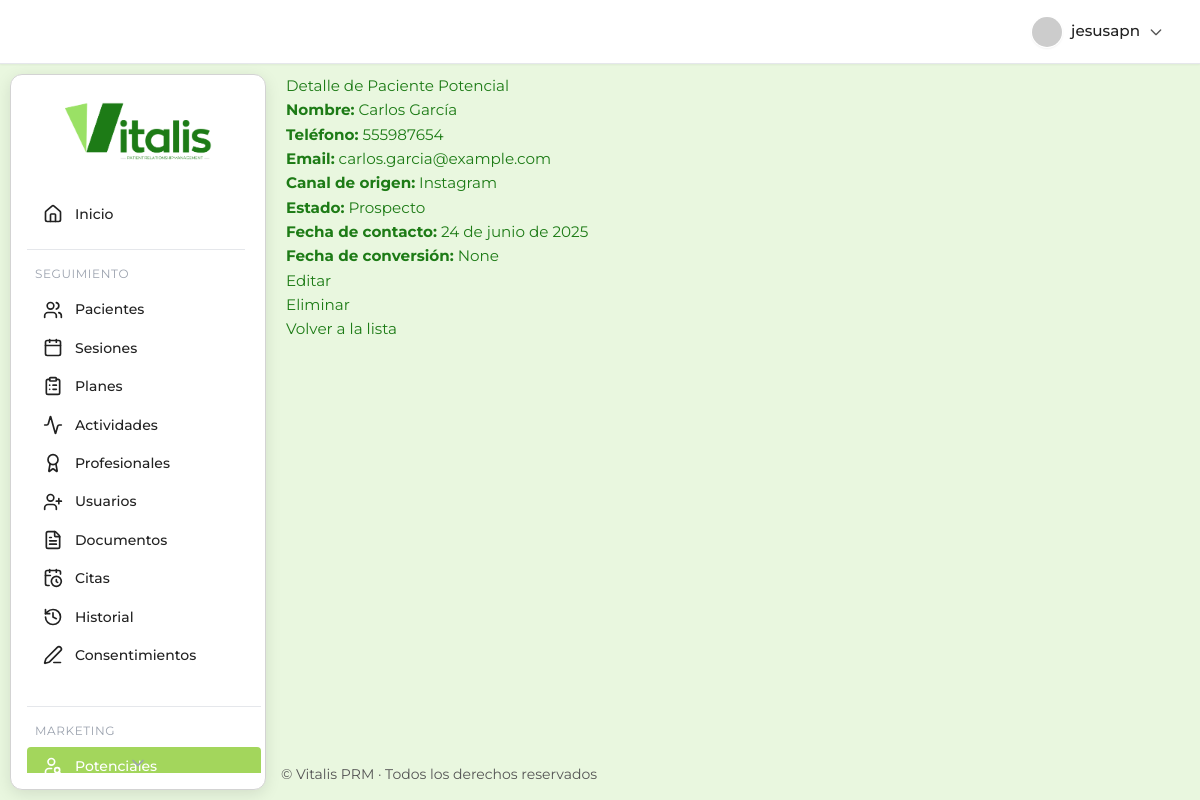
The app's page /consultorio/marketing/potenciales/22222222-2222-2222-2222-222222222222/ (signed in) with its own data.
### prm_salud/consultorio/models.py (models this page shows, shortened)
class PacientePotencial(models.Model):
    ESTADOS = [
        ('prospecto', 'Prospecto'),
        ('convertido', 'Convertido'),
        ('descartado', 'Descartado'),
    ]
    id_potencial = models.UUIDField(primary_key=True, default=uuid.uuid4, editable=False)
    nombres = models.CharField(max_length=100)
    apellidos = models.CharField(max_length=100)
    telefono = models.CharField(max_length=30, blank=True, null=True)
    email = models.EmailField(blank=True, null=True)
    fecha_contacto = models.DateField(auto_now_add=True)
    canal_origen = models.CharField(
        max_length=50,
        choices=[
            ('Instagram', 'Instagram'),
            ('YouTube', 'YouTube'),
            ('WhatsApp', 'WhatsApp'),
            ('Directo', 'Directo'),
            ('Otro', 'Otro'),
        ],
        default='Directo'
    )
    estado = models.CharField(max_length=20, choices=ESTADOS, default='prospecto')
    fecha_conversion = models.DateField(blank=True, null=True, verbose_name="Fecha de Conversión")
    paciente = models.OneToOneField(
        'Paciente',
        on_delete=models.SET_NULL,
        blank=True,
        null=True,
        related_name='potencial',
        verbose_name="Paciente Convertido"
    )

### prm_salud/consultorio/views.py (the view)
# urls.py: path('marketing/potenciales/<uuid:pk>/', views.PacientePotencialDetailView.as_view(), name='pacientepotencial_detail'),
class PacientePotencialDetailView(LoginRequiredMixin, DetailView):
    model = PacientePotencial
    template_name = 'consultorio/marketing/pacientepotencial_detail.html'
    context_object_name = 'potencial'

### prm_salud/consultorio/templates/consultorio/marketing/pacientepotencial_detail.html (shortened to what this page needs)
{% extends 'consultorio/base.html' %} {% block content %}
<h2>Detalle de Paciente Potencial</h2>
<p>
  <strong>Nombre:</strong> {{ potencial.nombres }} {{ potencial.apellidos }}
</p>
<p><strong>Teléfono:</strong> {{ potencial.telefono }}</p>
<p><strong>Email:</strong> {{ potencial.email }}</p>
<p>
  <strong>Canal de origen:</strong> {{ potencial.get_canal_origen_display }}
</p>
<p><strong>Estado:</strong> {{ potencial.get_estado_display }}</p>
<p><strong>Fecha de contacto:</strong> {{ potencial.fecha_contacto }}</p>
<p><strong>Fecha de conversión:</strong> {{ potencial.fecha_conversion }}</p>
<a
  href="{% url 'consultorio:pacientepotencial_update' potencial.pk %}"
  class="btn btn-primary"
  >Editar</a
>
<a
  href="{% url 'consultorio:pacientepotencial_delete' potencial.pk %}"
  class="btn btn-danger"
  >Eliminar</a
>
<a
  href="{% url 'consultorio:pacientepotencial_list' %}"
  class="btn btn-secondary"
  >Volver a la lista</a
>
{% endblock %}

### prm_salud/consultorio/templates/consultorio/base.html (shortened to what this page needs)
{% load static %}
<!DOCTYPE html>
<html lang="es">
  <head>
    <link
      href="https://cdn.jsdelivr.net/npm/tailwindcss@2.2.19/dist/tailwind.min.css"
      rel="stylesheet"
    />
    <link
      rel="stylesheet"
      href="https://cdn.jsdelivr.net/npm/flatpickr/dist/flatpickr.min.css"
    />
    <link rel="stylesheet" href="{% static 'consultorio/css/main.css' %}" />
  </head>
  <body class="main-body-layout bg-[#e9f7df] text-text-main font-montserrat">
    <header
      class="flex justify-end items-center px-6 py-3 shadow-sm sticky top-0 left-0 right-0 z-20 w-full header-modern border-b border-gray-200"
    >
      <div class="relative">
        {% if user.is_authenticated %}
        <button
          id="user-menu-btn"
          onclick="toggleUserDropdown()"
          class="flex items-center gap-2 rounded-full px-3 py-1 hover:bg-gray-100 focus:outline-none focus:ring-2 focus:ring-primary"
        >
          <img
            src="https://ui-avatars.com/api/?name={{ user.get_full_name|default:user.username }}&background=4f46e5&color=fff&rounded=true&size=32"
            alt="Avatar"
            class="rounded-full shadow-sm border border-white"
          />
          <span class="font-medium"
            >{{ user.get_full_name|default:user.username }}</span
          >
          <svg
            fill="none"
            stroke="currentColor"
            stroke-width="2"
            stroke-linecap="round"
            stroke-linejoin="round"
            viewBox="0 0 24 24"
            class="w-4 h-4 text-gray-400"
          >
            <path d="M19 9l-7 7-7-7"></path>
          </svg>
        </button>
        {% endif %} {% block header_actions %}{% endblock %}
      </div>
    </header>
    <div class="content-wrapper">
      <aside
        class="sidebar-card-container"
        style="
          top: calc(64px + 10px);
          left: 10px;
          height: calc(100vh - (64px + 10px) - 10px);
        "
      >
        <div class="flex justify-center items-center h-28">
          <a href="{% url 'consultorio:dashboard' %}">
            <img
              src="{% static 'consultorio/img/PRMlogo.png' %}"
              alt="Logo Vitalis PRM"
              class="h-16 transition-transform duration-200 hover:scale-105"
            />
          </a>
        </div>
        <nav
          id="sidebar-scroll"
          class="flex flex-col gap-2 px-4 pr-2 overflow-y-scroll hide-scrollbar relative"
        >
          <a
            href="{% url 'consultorio:dashboard' %}"
            class="sidebar-link flex items-center gap-3 py-3 px-3 rounded-lg {% if request.path == '/consultorio/' %}sidebar-active{% endif %}"
          >
            <i data-lucide="home" class="w-5 h-5"></i><span>Inicio</span>
          </a>
          <div class="mt-2 border-t border-gray-200 pt-4 mr-4">
            <h3
              class="text-xs text-gray-400 uppercase tracking-wider mb-2 ml-2"
            >
              Seguimiento
            </h3>
            <a
              href="{% url 'consultorio:paciente_list' %}"
              class="sidebar-link flex items-center gap-3 py-3 px-3 rounded-lg {% if 'pacientes' in request.path %}sidebar-active{% endif %}"
            >
              <i data-lucide="users" class="w-5 h-5"></i><span>Pacientes</span>
            </a>
            <a
              href="{% url 'consultorio:sesion_list' %}"
              class="sidebar-link flex items-center gap-3 py-3 px-3 rounded-lg {% if 'sesiones' in request.path %}sidebar-active{% endif %}"
            >
              <i data-lucide="calendar" class="w-5 h-5"></i
              ><span>Sesiones</span>
            </a>
            <a
              href="{% url 'consultorio:plan_list' %}"
              class="sidebar-link flex items-center gap-3 py-3 px-3 rounded-lg {% if 'planes' in request.path %}sidebar-active{% endif %}"
            >
              <i data-lucide="clipboard-list" class="w-5 h-5"></i
              ><span>Planes</span>
            </a>
            <a
              href="{% url 'consultorio:actividad_list' %}"
              class="sidebar-link flex items-center gap-3 py-3 px-3 rounded-lg {% if 'actividades' in request.path %}sidebar-active{% endif %}"
            >
              <i data-lucide="activity" class="w-5 h-5"></i
              ><span>Actividades</span>
            </a>
            <a
              href="{% url 'consultorio:profesional_list' %}"
              class="sidebar-link flex items-center gap-3 py-3 px-3 rounded-lg {% if 'profesionales' in request.path %}sidebar-active{% endif %}"
            >
              <i data-lucide="award" class="w-5 h-5"></i
              ><span>Profesionales</span>
            </a>
            <a
              href="{% url 'consultorio:user_list' %}"
              class="sidebar-link flex items-center gap-3 py-3 px-3 rounded-lg {% if 'usuarios' in request.path %}sidebar-active{% endif %}"
            >
              <i data-lucide="user-plus" class="w-5 h-5"></i
              ><span>Usuarios</span>
            </a>
            <a
              href="{% url 'consultorio:documentopaciente_list' %}"
              class="sidebar-link flex items-center gap-3 py-3 px-3 rounded-lg {% if 'documentos' in request.path %}sidebar-active{% endif %}"
            >
              <i data-lucide="file-text" class="w-5 h-5"></i
              ><span>Documentos</span>
            </a>
            <a
              href="{% url 'consultorio:cita_list' %}"
              class="sidebar-link flex items-center gap-3 py-3 px-3 rounded-lg {% if 'citas' in request.path %}sidebar-active{% endif %}"
            >
              <i data-lucide="calendar-clock" class="w-5 h-5"></i
              ><span>Citas</span>
            </a>
            <a
              href="{% url 'consultorio:historialcambios_list' %}"
              class="sidebar-link flex items-center gap-3 py-3 px-3 rounded-lg {% if 'historiales' in request.path %}sidebar-active{% endif %}"
            >
              <i data-lucide="history" class="w-5 h-5"></i
              ><span>Historial</span>
            </a>
            <a
              href="{% url 'consultorio:consentimiento_list' %}"
              class="sidebar-link flex items-center gap-3 py-3 px-3 rounded-lg {% if 'consentimientos' in request.path %}sidebar-active{% endif %}"
            >
              <i data-lucide="pen-line" class="w-5 h-5"></i
              ><span>Consentimientos</span>
            </a>
          </div>
          <div class="mt-6 border-t border-gray-200 pt-4">
            <h3
              class="text-xs text-gray-400 uppercase tracking-wider mb-2 ml-2"
            >
              Marketing
            </h3>
            <a
              href="{% url 'consultorio:pacientepotencial_list' %}"
              class="sidebar-link flex items-center gap-3 py-3 px-3 rounded-lg {% if 'marketing/potenciales' in request.path %}sidebar-active{% endif %}"
            >
              <i data-lucide="user-search" class="w-5 h-5"></i
              ><span>Potenciales</span>
            </a>
          </div>
        </nav>
        <div id="scroll-indicator" class="flex justify-center -mt-2">
        </div>
      </aside>
      <main class="flex-1 overflow-auto main-content-offset">
        {% block content %}{% endblock %}
      </main>
    </div>
    <footer
      class="text-sm text-text-main py-4 mt-auto"
      style="
        border-top: none;
        text-align: left;
        padding-left: calc(16rem + 20px + 5px);
      "
    >
      &copy; {{ now|date:"Y" }} Vitalis PRM · Todos los derechos reservados
    </footer>
  </body>
</html>

### prm_salud/consultorio/static/consultorio/css/main.css (style rules this page uses)
:root { --primary: #A3D65C; --primary-dark: #2E7D32; --primary-hover: #2E7D32; --accent: #A3D65C; --warning: #FFCC00; --danger: #E74C3C; --info: #3498DB; --bg-light: #e9f7df; --bg-section: #F9F9F9; --bg-hover: #F1F8E9; --card-shadow: 0 4px 16px rgba(0,0,0,0.1); --table-border: #D3D3D3; --text-primary: #212121; --text-secondary: #555555; --text-light: #ECF0F1; --border-light: #D3D3D3; --border-dark: #2E7D32; --sidebar-bg: #FFFFFF; --sidebar-border: #D3D3D3; --sidebar-hover-bg: #F1F8E9; --text-white: #fff; --text-muted: var(--text-secondary); --btn-secondary: #D3D3D3; --btn-secondary-hover: #B0B0B0; --icon-main: #2E7D32; --icon-hover: #A3D65C; }
body { font-family: 'Montserrat', 'Segoe UI', Arial, sans-serif !important; font-size: 0.95rem; line-height: 1.6; color: #1D7B16; background-color: var(--bg-light); min-height: 100vh; display: flex; flex-direction: column; transition: background-color 0.3s ease, color 0.3s ease; margin: 0; }
aside { display: flex; flex-direction: column; overflow-y: auto; flex-shrink: 0; transition: background-color 0.3s ease; }
aside a img { height: 3.5rem; display: block; margin: 0 auto; transition: transform 0.2s ease-in-out; }
aside nav { flex-grow: 1; padding: 0.5rem 0; font-size: 0.875rem; display: flex; flex-direction: column; gap: 0.5rem; overflow-y: auto; padding-right: 4px; }
.sidebar-link { display: flex; align-items: center; padding: 0.5rem 1rem; border-radius: 0.25rem; transition: background-color 0.2s ease, color 0.2s ease; font-weight: 500; cursor: pointer; color: var(--text-primary); }
header { padding: 1rem 2rem; display: flex; align-items: center; justify-content: space-between; z-index: 10; flex-shrink: 0; transition: background-color 0.3s ease; }
header #user-menu-btn { display: flex; align-items: center; gap: 0.5rem; padding: 0.5rem 0.75rem; border-radius: 9999px; cursor: pointer; background-color: transparent; border: none; transition: background-color 0.2s ease; outline: none; }
header #user-menu-btn img { height: 2rem; width: 2rem; border-radius: 9999px; box-shadow: 0 1px 2px rgba(0,0,0,0.05); }
header #user-menu-btn span { font-weight: 500; color: var(--text-primary); }
header #user-menu-btn svg { width: 1rem; height: 1rem; color: var(--text-secondary); }
main { flex: 1; display: flex; flex-direction: column; min-height: 0; padding: 2.5rem 2rem; overflow-y: auto; }
footer { text-align: center; font-size: 0.75rem; color: var(--text-secondary); padding: 1.5rem 0; border-top: 1px solid var(--border-light); background: var(--bg-section); box-shadow: none; flex-shrink: 0; width: 100%; }
body, .font-montserrat { font-family: 'Montserrat', 'Segoe UI', Arial, sans-serif !important; }
:root { --bg-sidebar-dark: #FFFFFF; --border-sidebar-border: var(--border-light); --sidebar-hover-bg: #F0F0F0; --text-white: #fff; --text-muted: var(--text-secondary); }
.sidebar-card-container { overflow-y: hidden; }
.sidebar-card-container nav { overflow-y: auto; padding-right: 4px; }

### records on screen
PacientePotencial: nombres "Carlos", apellidos "García", telefono "555987654", email "carlos.garcia@example.com", canal_origen "Instagram", estado "Prospecto", fecha_contacto "24 de junio de 2025", fecha_conversion "None"

### other values on screen
{{ user.get_full_name|default:user.username }} "jesusapn"
